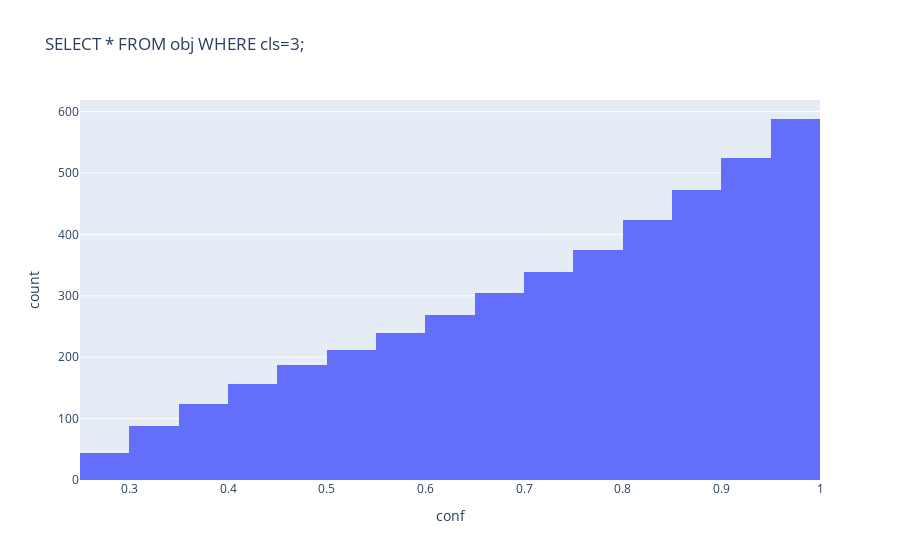

Write notebook code for a chart like this one.
### Code cell
sql = 'SELECT * FROM obj WHERE cls=3;'
df = pd.read_sql_query(sql, sqlite3.connect(DB_PATH))
fig = px.histogram(df, x="conf", cumulative=True, title=sql)
fig.show()

### Figure 1 — Plotly figure (JSON) as saved in the notebook; plotly's stock layout.template omitted (floating-point values rounded to 4 significant figures; data arrays with more than 128 entries replaced by an {"elided": "..."} marker saying what was removed)
{"data": [{"alignmentgroup": "True", "bingroup": "x", "cumulative": {"enabled": true}, "hovertemplate": "conf=%{x}<br>count=%{y}<extra></extra>", "legendgroup": "", "marker": {"color": "#636efa", "pattern": {"shape": ""}}, "name": "", "offsetgroup": "", "orientation": "v", "showlegend": false, "type": "histogram", "x": {"elided": "588 float values"}, "xaxis": "x", "yaxis": "y"}], "layout": {"barmode": "relative", "legend": {"tracegroupgap": 0}, "title": {"text": "SELECT * FROM obj WHERE cls=3;"}, "xaxis": {"anchor": "y", "domain": [0, 1], "title": {"text": "conf"}}, "yaxis": {"anchor": "x", "domain": [0, 1], "title": {"text": "count"}}}}
